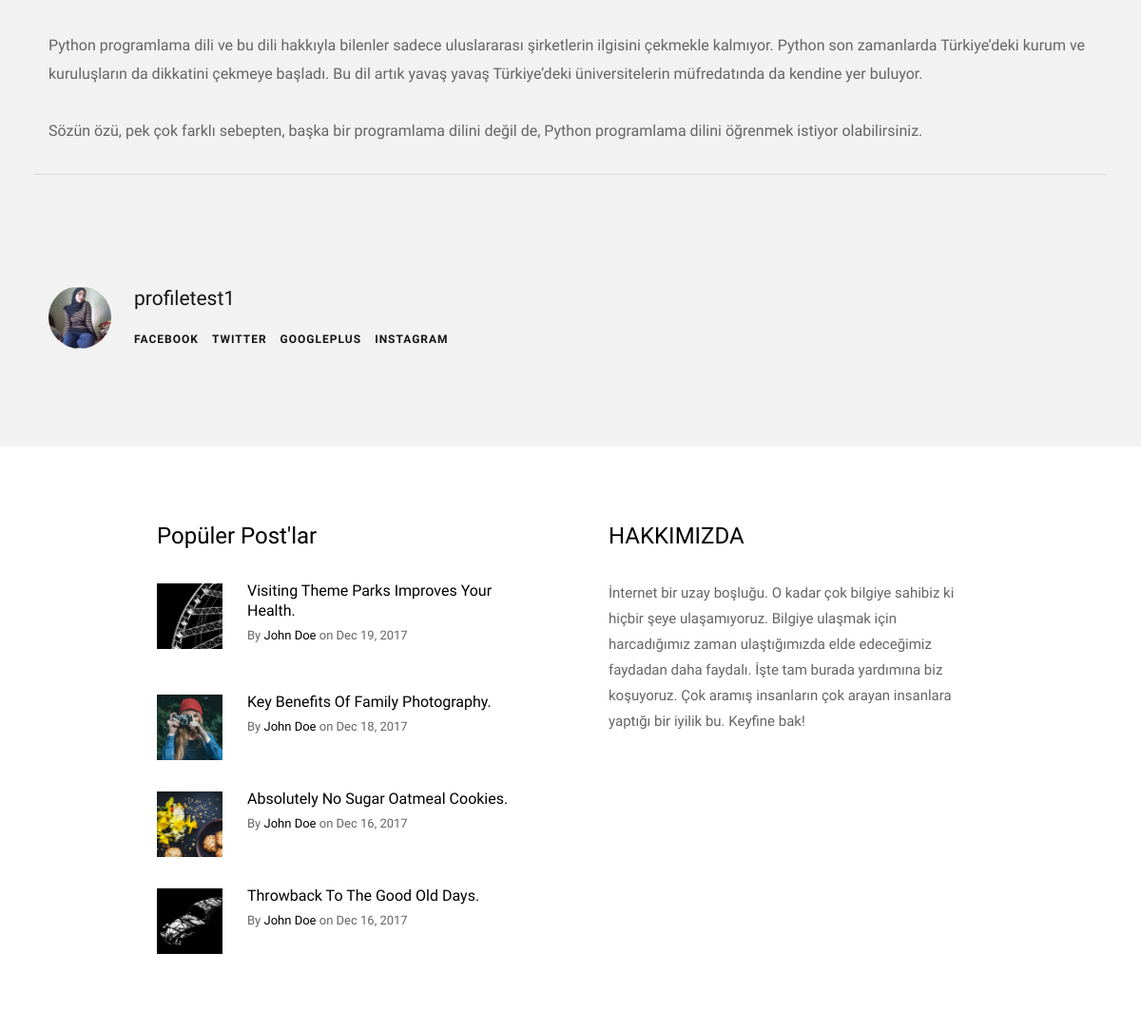
Page /posts/post/10-dakikada-pythonda-slug-olusturmak-w3zj (signed in, middle part) on the earlier database version.
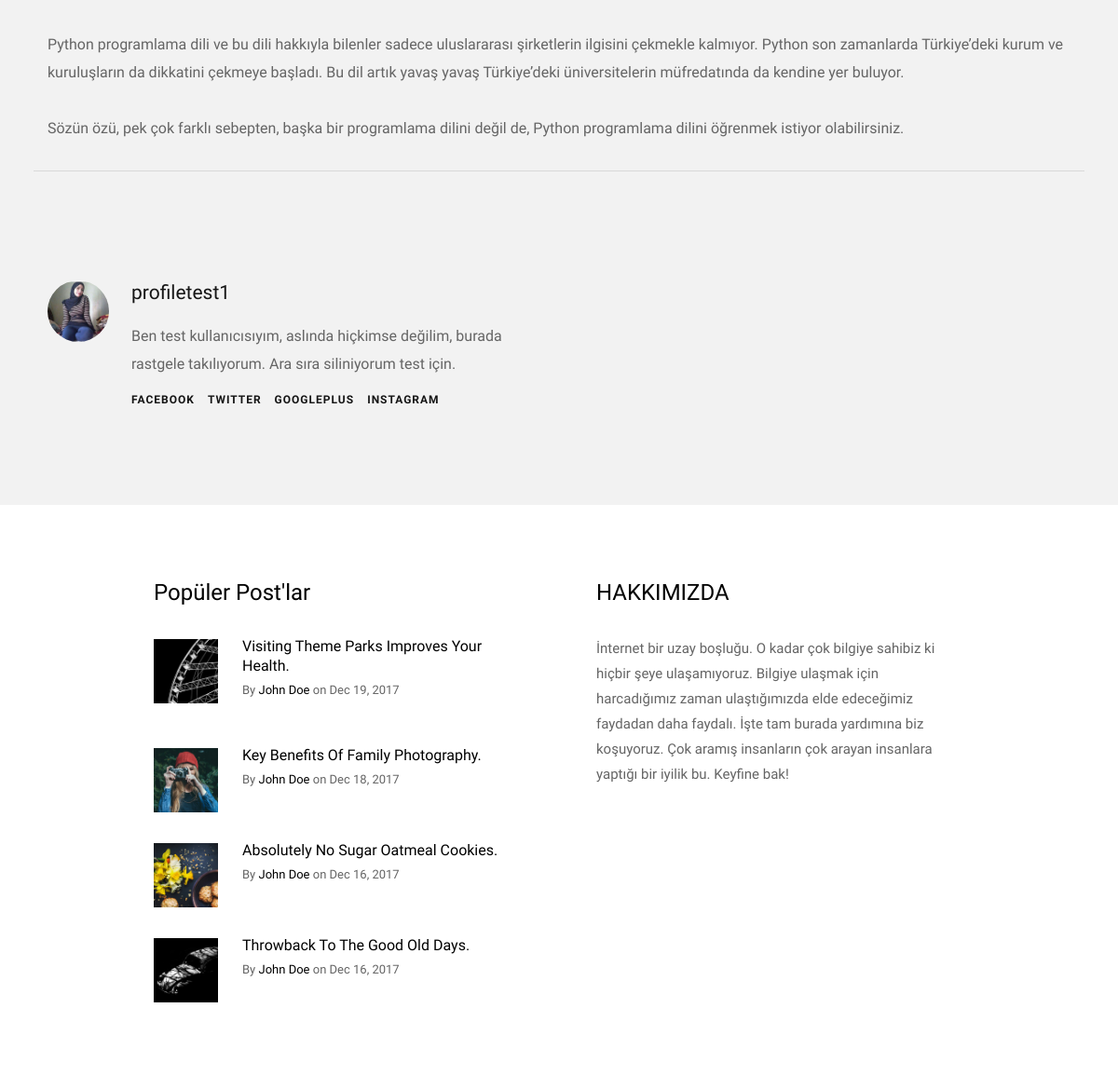
Same page on the later database version.
### blog/models.py (models this page shows, shortened)
class Post(models.Model):
    author = models.ForeignKey("auth.User", on_delete=models.CASCADE, verbose_name="Author")
    category = models.ForeignKey("Category", on_delete=models.CASCADE, verbose_name="Category Name")
    sub_category = models.ForeignKey("SubCategory", on_delete=models.CASCADE, verbose_name="Sub-Category Name",
                                     related_name="sub_category")
    title = models.CharField(max_length=50, verbose_name="Story Title")
    slug = models.SlugField(max_length=55, blank=True, null=True)
    description = RichTextField(max_length=100000, null=False)
    image = models.ImageField(upload_to='story_images/', null=True, blank=True,
                              default='')
    created_date = models.DateTimeField(auto_now_add=True, verbose_name="Created Date")
    verified_date = models.DateTimeField(auto_now_add=True, verbose_name="Verified Date")
    active_post = models.BooleanField(default=True)
    tag = models.ManyToManyField(SubCategory)

### user/models.py (models this page shows, shortened)
class Profile(models.Model):
    user = models.OneToOneField(User, on_delete=models.CASCADE)
    slug = models.SlugField(max_length=55, blank=True, null=True)
    bio = models.TextField(max_length=500, blank=True)
    location = models.CharField(max_length=30, blank=True)
    country = models.CharField(max_length=30, blank=True)
    birth_date = models.DateField(null=True, blank=True)
    avatar = models.ImageField(upload_to='avatars/', null=True, blank=True)
    job = models.CharField(max_length=30, blank=True)
    skills = models.ManyToManyField(SubCategory)
    post = models.ManyToManyField(Post, blank=True)
    followers = models.ManyToManyField(User, blank=True, verbose_name="Followers", related_name="Followers")
    following = models.ManyToManyField(User, blank=True, verbose_name="Following", related_name="Following")

### blog/views.py (the view)
# urls.py: path('post/<slug:slug>', views.detail, name="detail"),
@login_required
def detail(request, slug):
    post = get_object_or_404(Post, slug=slug)
    tag = post.tag.all()
    context = {
        "post": post,
        "tag": tag,
    }
    return render(request, "post_pages/detail_post.html", context)

### templates/post_pages/detail_post.html (shortened to what this page needs)
{% extends "base/layout.html" %}
{% load static %}
{% block body %}
    <section class="s-content" style="padding-top: 0px">
        <section id="styles" class="s-styles">
            <div class="row">
                <div class="col-full tab-full">
                    <p>
                        {{ post.description|safe }}
                    </p>
                </div>
                <hr>
                <div class="caption-container">
                    <div class="col-six table-responsive">
                <div class="s-content__author">
                    <img src="{{ post.author.profile.avatar.url }}" alt="">
                    <div class="s-content__author-about">
                        <h4 class="s-content__author-name">
                            <a href="{% url 'user:profile' slug=post.author.profile.slug %}">{{ post.author }}</a>
                        </h4>
                        <p>{{ post.author.profile.bio }}
                        </p>
                        <ul class="s-content__author-social">
                            <li><a href="#0">Facebook</a></li>
                            <li><a href="#0">Twitter</a></li>
                            <li><a href="#0">GooglePlus</a></li>
                            <li><a href="#0">Instagram</a></li>
                        </ul>
                    </div>
                </div>
            </div>
                </div></div>
        </section>
    </section>
{% endblock body %}

Differences in the rows shown:
changed through a linked row, Post "profiletest1": author.profile.bio (not shown) → "Ben test kullanıcısıyım, aslında hiçkimse değilim, burada rastgele takılıyorum. Ara sıra siliniyorum test için."
